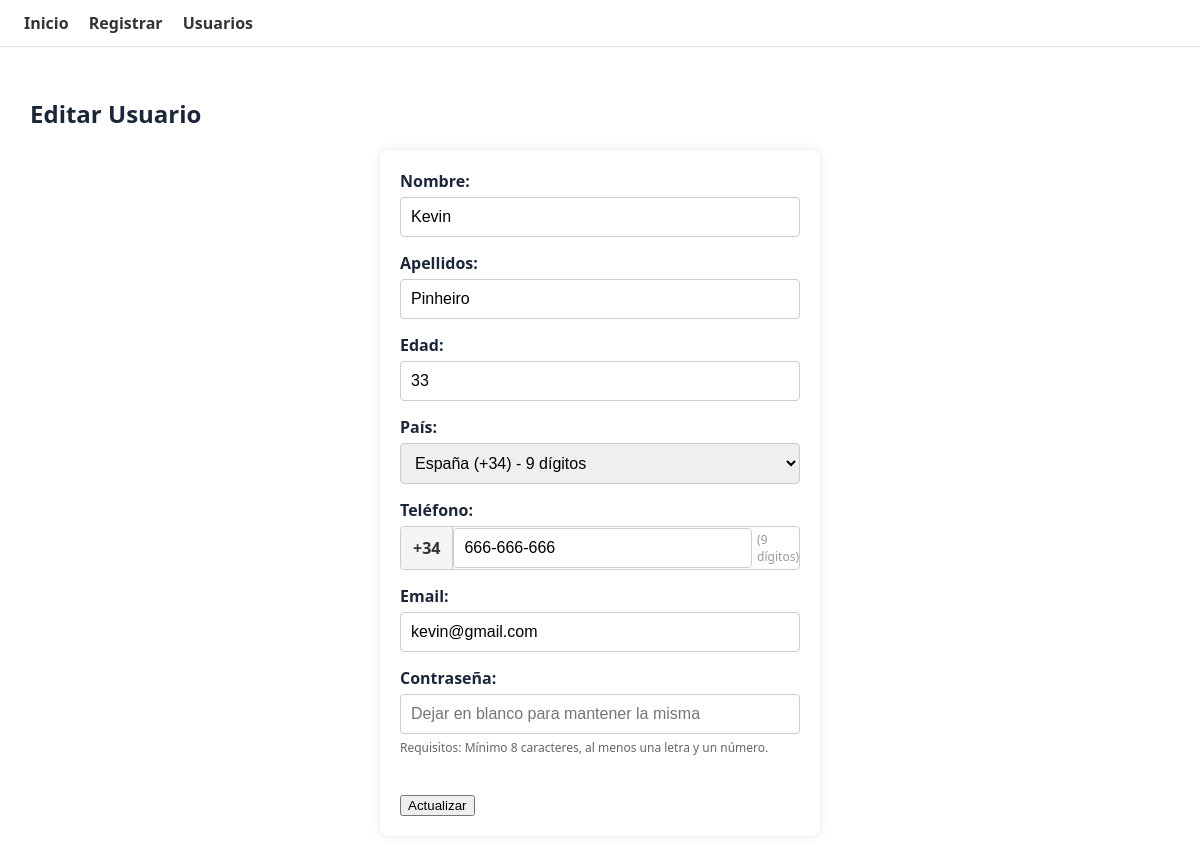
The page /editar/1 on the database its author committed.
### app.py (models this page shows, shortened)
class Usuario(db.Model):
    id = db.Column(db.Integer, primary_key=True)
    email = db.Column(db.String(120), unique=True, nullable=False)
    nombre = db.Column(db.String(80), nullable=False)
    apellidos = db.Column(db.String(80), nullable=False)
    password = db.Column(db.String(200), nullable=False)
    telefono = db.Column(db.String(20), nullable=False)
    edad = db.Column(db.Integer, nullable=False)

### app.py (the view, shortened to what this page needs)
@app.route("/editar/<int:id>", methods=["GET", "POST"])
def editar(id):
    try:
        usuario = db.get_or_404(Usuario, id)
        return render_template("form.html", usuario=usuario)
    except Exception as e:
        return "Usuario no encontrado", 404

### templates/form.html (shortened to what this page needs)
{% extends "base.html" %}
{% block content %}
<h2>{% if usuario %}Editar Usuario{% else %}Registro de Usuario{% endif %}</h2>
<form method="post" class="form-container">
    <div class="form-group">
        <label for="nombre">Nombre:</label>
        <input type="text" name="nombre" id="nombre" value="{{ datos.nombre if datos else (usuario.nombre if usuario else '') }}" required pattern="[a-zA-ZáéíóúñÁÉÍÓÚÑ\s]+" placeholder="Ingresa tu nombre" title="Solo se permiten letras">
    </div>
    <div class="form-group">
        <label for="apellidos">Apellidos:</label>
        <input type="text" name="apellidos" id="apellidos" value="{{ datos.apellidos if datos else (usuario.apellidos if usuario else '') }}" required pattern="[a-zA-ZáéíóúñÁÉÍÓÚÑ\s]+" placeholder="Ingresa tus apellidos" title="Solo se permiten letras">
    </div>
    <div class="form-group">
        <label for="edad">Edad:</label>
        <input type="number" name="edad" id="edad" value="{{ datos.edad if datos else (usuario.edad if usuario else '') }}" required placeholder="Ingresa tu edad">
    </div>
    <div class="form-group">
        <label for="pais">País:</label>
        <select name="pais" id="pais" required>
            <option value="+34|9" {% if (datos and datos.prefijo == '+34') or (usuario and usuario.telefono and usuario.telefono.startswith('+34')) %}selected{% endif %}>España (+34) - 9 dígitos</option>
        </select>
    </div>
    <div class="form-group">
        <label for="telefono">Teléfono:</label>
        <div class="phone-input-wrapper">
            <span id="prefijo-display">{{ datos.prefijo if datos else (usuario.telefono.split(' ',1)[0] if usuario and ' ' in usuario.telefono else '') }}</span>
            <input type="tel" name="telefono" id="telefono" value="{{ datos.telefono if datos else (usuario.telefono.split(' ',1)[1] if usuario and ' ' in usuario.telefono else (usuario.telefono if usuario else '')) }}" required maxlength="14" placeholder="600-123-456">
            <span id="digits-info" style="font-size: 12px; color: #999; margin-left: 5px;">(9 dígitos)</span>
        </div>
    </div>
    <div class="form-group">
        <label for="email">Email:</label>
        <input type="email" name="email" id="email" value="{{ datos.email if datos else (usuario.email if usuario else '') }}" required placeholder="ejemplo@dominio.com" title="Introduce una dirección de correo electrónico válido, por ejemplo: usuario@ejemplo.com">
    </div>
    <div class="form-group">
        <label for="password">Contraseña:</label>
        <input type="password" name="password" id="password" {% if not usuario %}required{% endif %} placeholder="{% if usuario %}Dejar en blanco para mantener la misma{% else %}Ingresa una contraseña{% endif %}">
        <div id="password-requirements" style="font-size: 12px; color: #666; margin-top: 5px;">
            Requisitos: Mínimo 8 caracteres, al menos una letra y un número.
        </div>
    </div>
    <br>
    <input type="submit" value="{% if usuario %}Actualizar{% else %}Guardar{% endif %}">
</form>
{% endblock %}

### static/style.css (style rules this page uses)
.form-container { background: white; padding: 20px; border-radius: 8px; box-shadow: 0 0 10px rgba(0,0,0,0.1); max-width: 400px; margin: 0 auto; }
.form-group { margin-bottom: 15px; }
.form-group label { display: block; margin-bottom: 5px; font-weight: bold; }
.form-group input { width: 100%; padding: 10px; border: 1px solid #ccc; border-radius: 4px; box-sizing: border-box; font-size: 16px; }
.form-group select { width: 100%; padding: 10px; border: 1px solid #ccc; border-radius: 4px; box-sizing: border-box; font-size: 16px; }
.phone-input-wrapper { display: flex; align-items: center; border: 1px solid #ccc; border-radius: 4px; overflow: hidden; }
.phone-input-wrapper #prefijo-display { background: #f5f5f5; padding: 10px 12px; font-weight: bold; color: #333; border-right: 1px solid #ccc; user-select: none; }

### rows shown on the page
Usuario: nombre "Kevin", apellidos "Pinheiro", edad "33", pais "España (+34) - 9 dígitos", telefono "+34", telefono "666-666-666", email "kevin@gmail.com"
